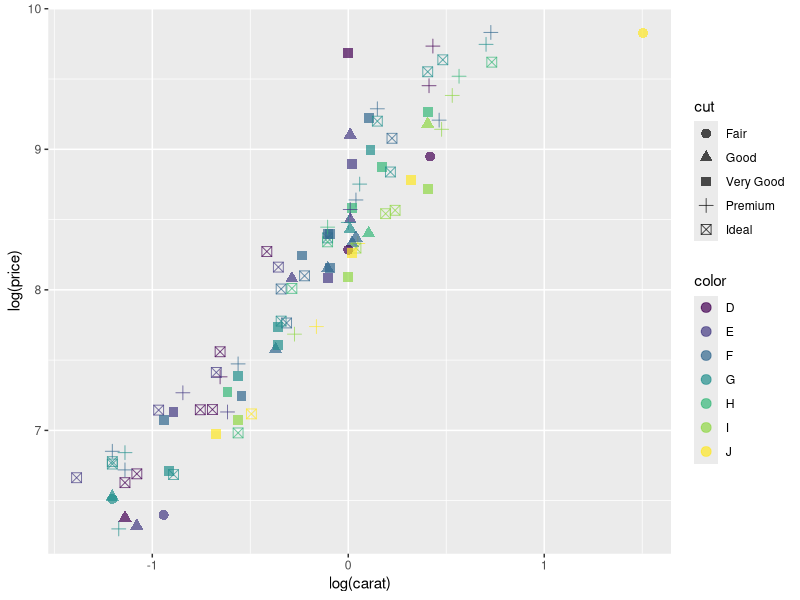
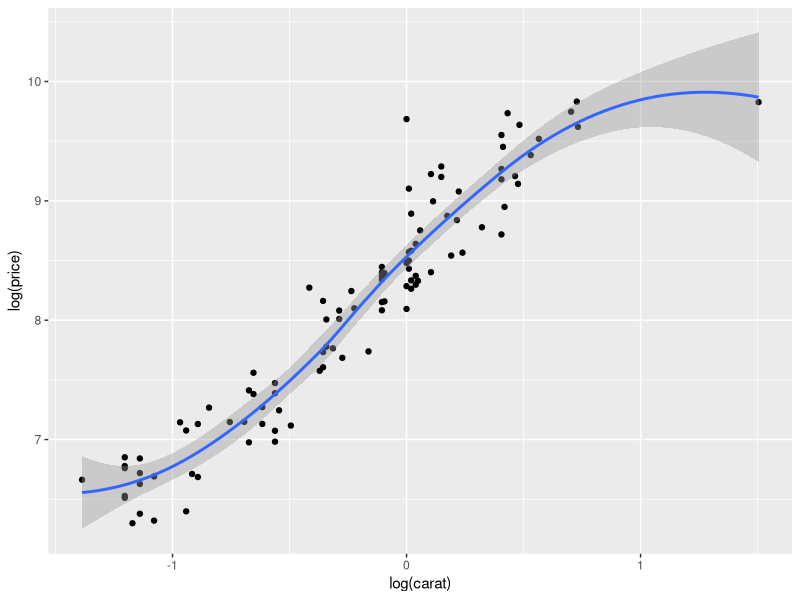
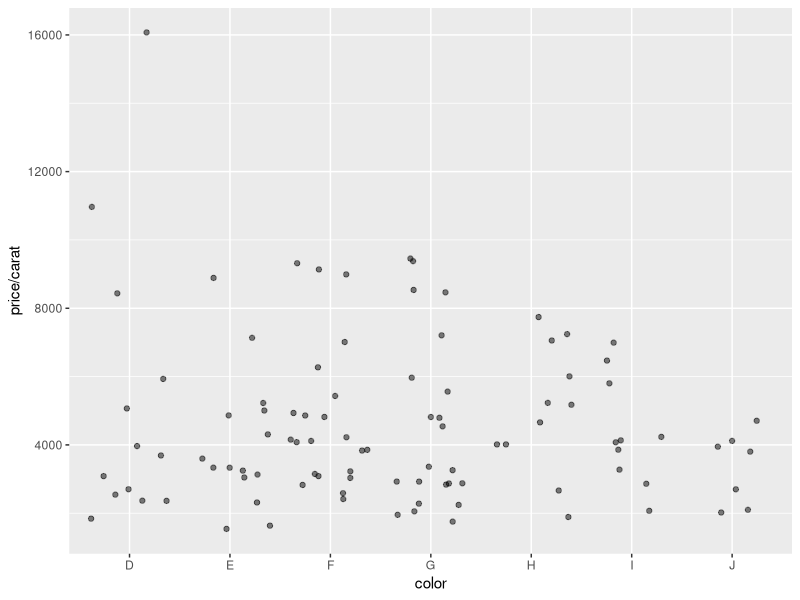
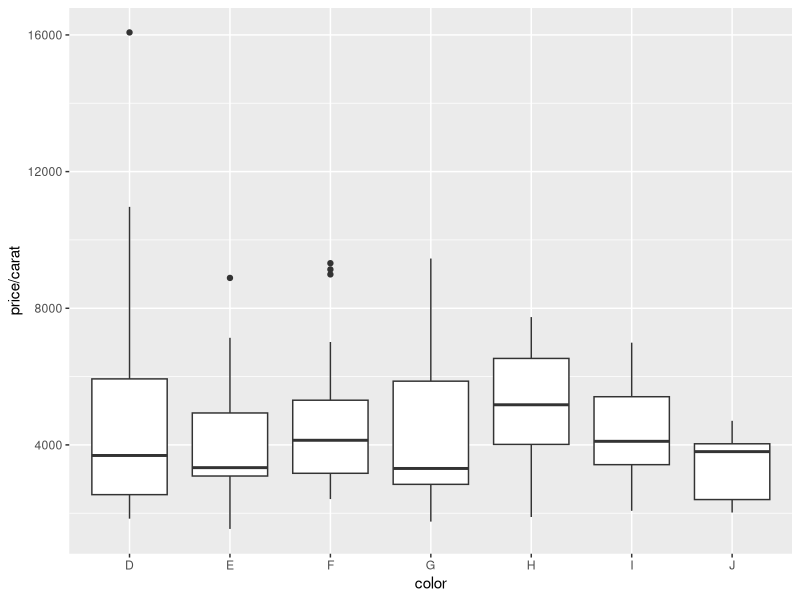
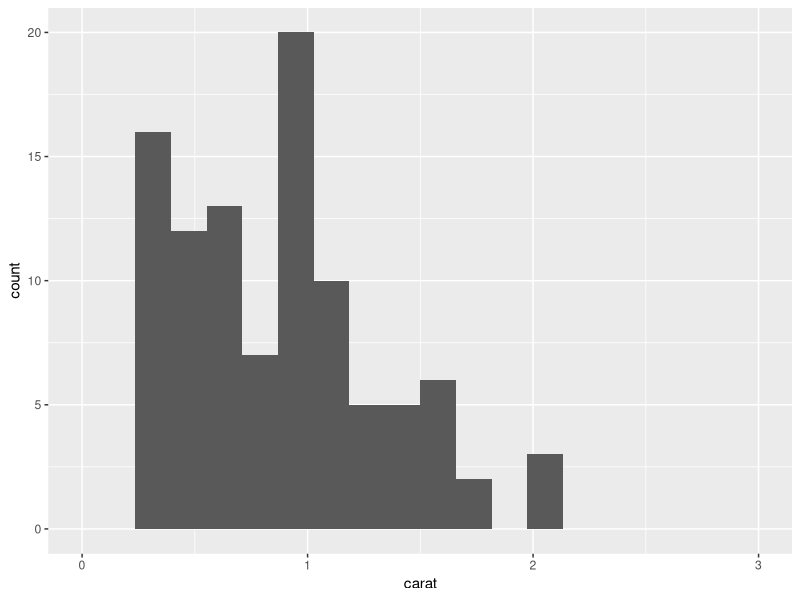
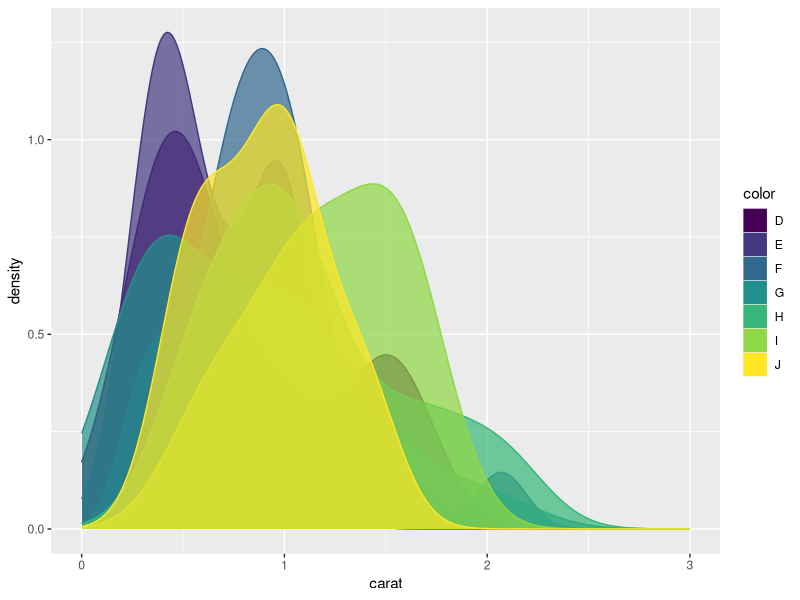
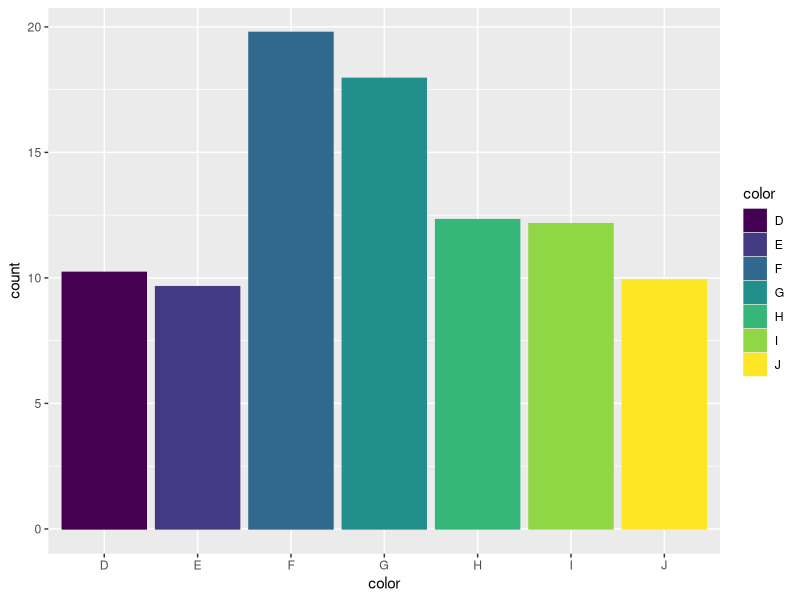
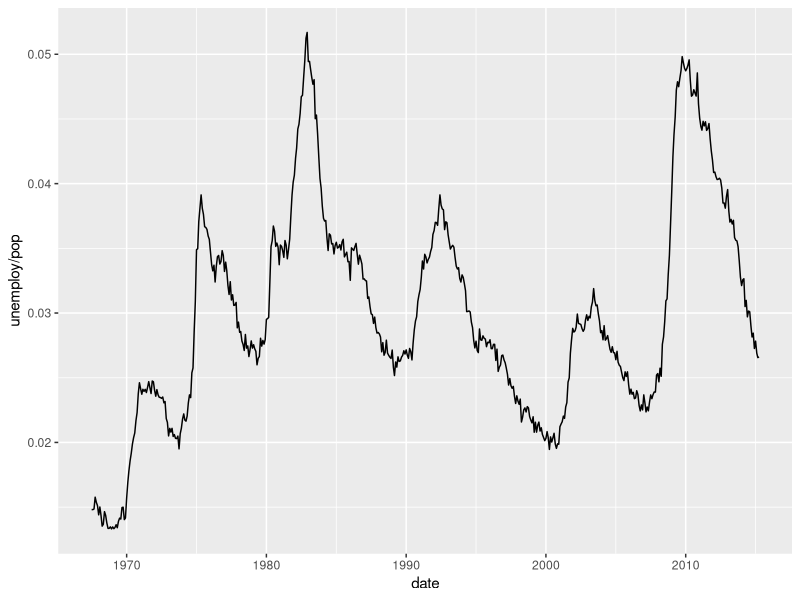

Recreate these plots in R, in order.
## ---- chunk 1
library(ggplot2)
## ---- chunk 2
data(diamonds); set.seed(1410)
d = diamonds[sample(nrow(diamonds), 100),]
print(paste(colnames(d), collapse = " "))
## ---- chunk 3
qplot(log(carat), log(price), 
	data = d, color = color, 
	shape = cut, size = I(3), 
	alpha = I(0.7))
## ---- chunk 4
ggplot(d, aes(x = log(carat), y = log(price))) +
	geom_point() + 
	geom_smooth(
		se = TRUE, # standard error
		method = "loess", # default for small data size
		# "lm": linear, formula = y ~ poly(x, 2), polynomial
		# "rlm": insensitive to strange data point
		span = 0.7 # larger span, smoother line
		)
## ---- chunk 5
ggplot(d, aes(x = color, y = price / carat)) + 
	geom_jitter(alpha = I(0.5)) # available: size, color, shape
ggplot(d, aes(x = color, y = price / carat)) + 
	geom_boxplot() # available: fill, size
## ---- chunk 6
ggplot(d, aes(x = carat)) + 
	geom_histogram(
		bins = 20, # number of bins, or using `binwidth`
		) +
	xlim(c(0, 3))
ggplot(d, aes(x = carat)) + 
	geom_density(aes(
		color = color, 
		fill = color, 
		alpha = I(0.7))) + 
	xlim(c(0, 3))
## ---- chunk 7
ggplot(d, aes(x = color)) + 
	geom_bar(aes(
		weight = carat, # weighted by color
		color = color,
		fill = color))
## ---- chunk 8
data(economics); d = economics
ggplot(d, aes(x = date, y = unemploy / pop)) + geom_line()
year = function(x) as.POSIXlt(x)$year + 1900
ggplot(d, aes(x = unemploy / pop, y = uempmed, color = year(date))) + geom_path()
## ---- chunk 9
data(mtcars); d = mtcars
graph = ggplot(d, aes(x = mpg, y = wt, color = cyl)) + geom_point()
d$mpg = d$mpg ^ 2
graph %+% d
## ---- chunk 10
d = mtcars; graph = ggplot(d, aes(x = mpg, y = wt, colot = cyl)) + geom_point()
graph + geom_point(aes(x = mpg ^ 2))
## ---- chunk 11
library(nlme)
data(Oxboys); d = Oxboys
ggplot(d, aes(x = age, y = height)) + 
	geom_line(aes(color = Subject, group = Subject)) + 
	geom_smooth(aes(method = 'lm', group = 1), size = 2, se = FALSE, color = 'red')
## ---- chunk 12
d = diamonds[sample(nrow(diamonds), 100),]
ggplot(d, aes(carat)) + geom_histogram(aes(y = ..density..), binwidth = 0.1)
